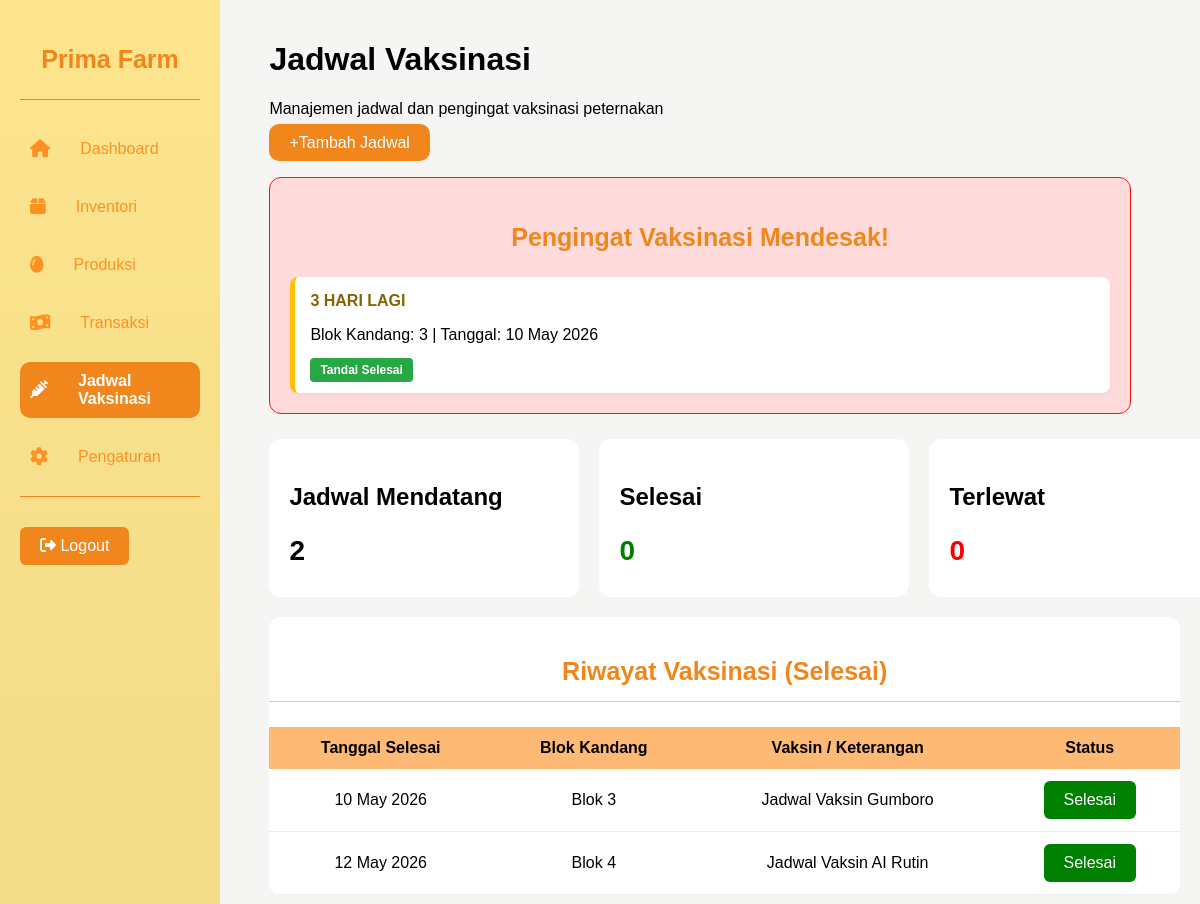
The page /menu_jadwalvaksinasi.php (signed in) on the database as committed earlier.
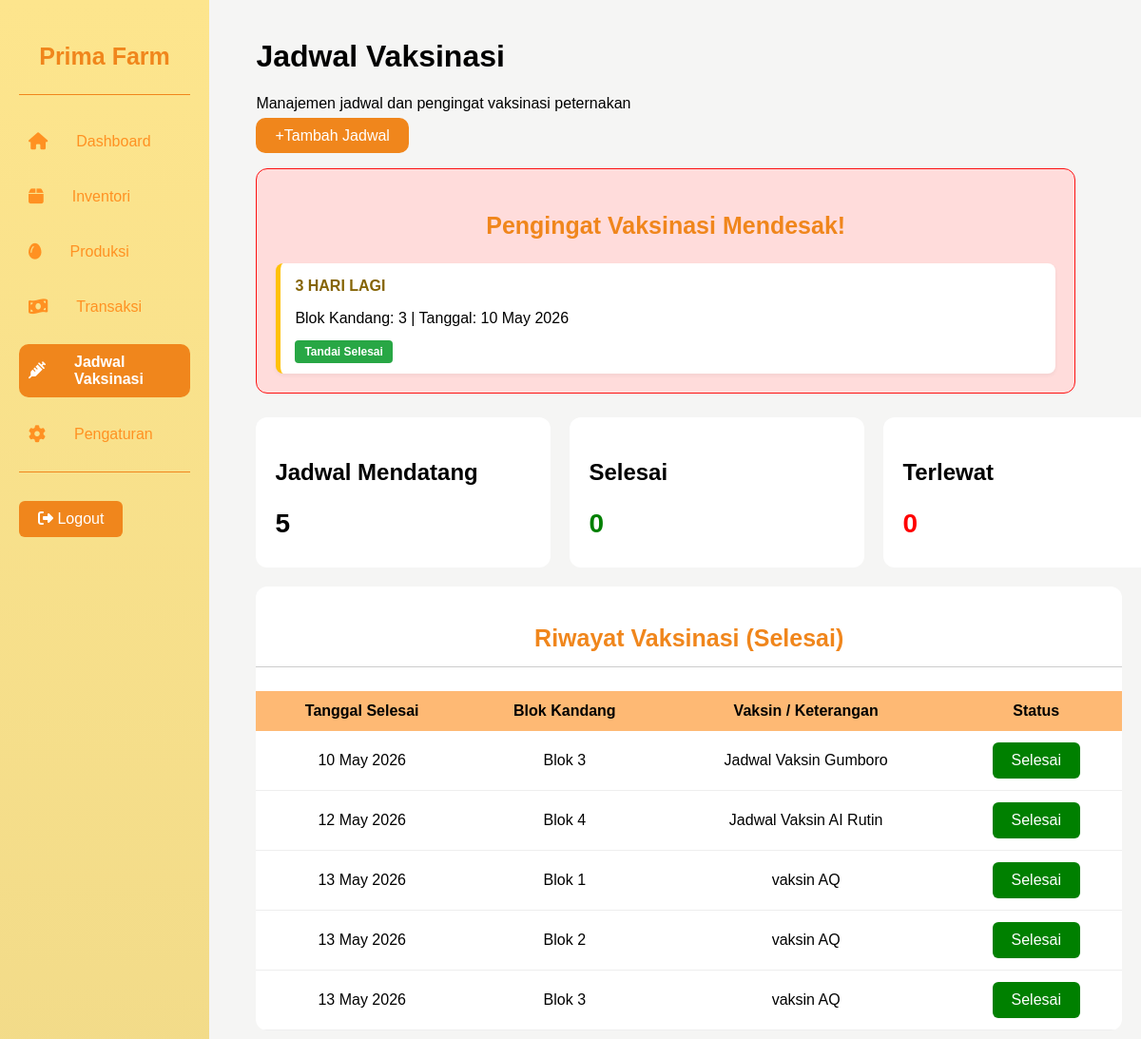
The same page on the database as committed later.
### tables this page shows
CREATE TABLE `jadwal_vaksinasi` (
  `id_jadwal_vaksinasi` int NOT NULL,
  `id_blok_kandang` int NOT NULL,
  `jadwal` date NOT NULL,
  `status` tinyint(1) NOT NULL DEFAULT '0',
  `keterangan` varchar(255) DEFAULT NULL,
  `tgl_selesai` date DEFAULT NULL
);

### menu_jadwalvaksinasi.php (the view, shortened to what this page needs)
<?php
include("koneksi.php");
$query_sql = "
    SELECT
        id_jadwal_vaksinasi,
        id_blok_kandang,
        jadwal,
        status,
        keterangan
    FROM jadwal_vaksinasi
    ORDER BY jadwal ASC
";
$result = mysqli_query($conn, $query_sql);
$today = date('Y-m-d');
$jadwal_mendatang = 0;
$selesai = 0;
$perlu_perhatian = 0;
$data_jadwal = [];
if ($result) {
    while ($row = mysqli_fetch_assoc($result)) {
        $tgl_vaksin = $row['jadwal'];
        $status = $row['status'];
        $diff = strtotime($tgl_vaksin) - strtotime($today);
        $selisih = floor($diff / 86400);
        if ($status == 1) {
            $selesai++;
        } elseif ($selisih < 0) {
            $perlu_perhatian++;
        } else {
            $jadwal_mendatang++;
        }
        $row['selisih'] = $selisih;
        $data_jadwal[] = $row;
    }
}
$query_mendatang = "
    SELECT id_jadwal_vaksinasi, id_blok_kandang, jadwal, keterangan
    FROM jadwal_vaksinasi
    WHERE status = 0 AND jadwal >= CURDATE()
    ORDER BY jadwal ASC
";
$result_mendatang = mysqli_query($conn, $query_mendatang);
?>
<!DOCTYPE html>
<html lang="id">
<head>
    <link rel="stylesheet" href="menu.css">
    <link rel="stylesheet" href="vaksinasi.css">
</head>
<body>
    <div class="container">
        <?php $active = 'jadwal'; ?>
        <?php include("sidebar.php"); ?>
        <main>
            <h1>Jadwal Vaksinasi</h1>
            <p>Manajemen jadwal dan pengingat vaksinasi peternakan</p>
            <a href="jadwalvaksinasi.php" class="btn-tambah">+Tambah Jadwal</a>
            <div class="vaksinasi">
                <div class="warning-box">
                    <h3>Pengingat Vaksinasi Mendesak!</h3>
                    <?php
                    foreach ($data_jadwal as $j):
                        if ($j['selisih'] >= 0 && $j['selisih'] <= 3 && $j['status'] == 0):
                            ?>
                            <div class="warning-card">
                                <strong style="color: #856404;">
                                    <?= ($j['selisih'] == 0) ? "HARI INI" : $j['selisih'] . " HARI LAGI"; ?>
                                </strong>
                                <p>Blok Kandang:
                                    <?= $j['id_blok_kandang']; ?> | Tanggal:
                                    <?= date('d M Y', strtotime($j['jadwal'])); ?>
                                </p>
                                <a href="proses_selesai.php?id=<?= $j['id_jadwal_vaksinasi']; ?>" class="btn-hijau">Tandai
                                    Selesai</a>
                            </div>
                            <?php
                        endif;
                    endforeach;
                    ?>
                </div>
                <div class="card-container">
                    <div class="card">
                        <p>Jadwal Mendatang</p>
                        <h2>
                            <?= $jadwal_mendatang ?>
                        </h2>
                    </div>
                    <div class="card">
                        <p>Selesai</p>
                        <h2 class="hijau">
                            <?= $selesai ?>
                        </h2>
                    </div>
                    <div class="card">
                        <p>Terlewat</p>
                        <h2 class="merah">
                            <?= $perlu_perhatian ?>
                        </h2>
                    </div>
                </div>
                <section class="list-container">
                    <div class="table-box">
                        <h3>Riwayat Vaksinasi (Selesai)</h3>
                        <table>
                            <thead>
                                <tr>
                                    <th>Tanggal Selesai</th>
                                    <th>Blok Kandang</th>
                                    <th>Vaksin / Keterangan</th>
                                    <th style="text-align: center;">Status</th>
                                </tr>
                            </thead>
                            <tbody>
                                <?php if (mysqli_num_rows($result_mendatang) > 0): ?>
                                    <?php while ($row = mysqli_fetch_assoc($result_mendatang)): ?>
                                        <tr>
                                            <td>
                                                <?= date('d M Y', strtotime($row['jadwal'])); ?>
                                            </td>
                                            <td>
                                                <span>Blok
                                                    <?= $row['id_blok_kandang']; ?>
                                                </span>
                                            </td>
                                            <td>
                                                <?= $row['keterangan']; ?>
                                                </td>
                                                <td>
                                                    <a class="selesai" href="proses_selesai.php?id=<?= $row['id_jadwal_vaksinasi']; ?>"
                                                        onclick="return confirm('Tandai jadwal ini sebagai SELESAI?')">
                                                        Selesai
                                                    </a>
                                                    </td>
                                        </tr>
                                    <?php endwhile; ?>
                                <?php endif; ?>
                            </tbody>
                        </table>
                    </div>
                </section>
            </div>
        </main>
    </div>
</body>
</html>

### sidebar.php
<link rel="stylesheet" href="menu.css">
<link rel="stylesheet" href="https://cdnjs.cloudflare.com/ajax/libs/font-awesome/6.5.0/css/all.min.css">
<aside>
    <h3>Prima Farm</h3>
    <hr>
    <nav>
        <ul>
            <li>
                <a href="dashboard.php" class="<?= ($active == 'dashboard') ? 'active' : '' ?>">
                    <i class="fas fa-home"></i>
                    <span> Dashboard</span>
                </a>
            </li>
            <li>
                <a href="menu_inventori.php" class="<?= ($active == 'inventori') ? 'active' : '' ?>">
                    <i class="fas fa-box"></i>
                    <span> Inventori</span>
                </a>
            </li>
            <li>
                <a href="menu_produksi.php" class="<?= ($active == 'produksi') ? 'active' : '' ?>">
                    <i class="fas fa-egg"></i>
                    <span> Produksi</span>
                </a>
            </li>
            <li>
                <a href="menu_transaksi.php" class="<?= ($active == 'transaksi') ? 'active' : '' ?>">
                    <i class="fas fa-money-bill-wave"></i>
                    <span> Transaksi</span>
                </a>
            </li>
            <li>
                <a href="menu_jadwalvaksinasi.php" class="<?= ($active == 'jadwal') ? 'active' : '' ?>">
                    <i class="fas fa-syringe"></i>
                    <span> Jadwal Vaksinasi</span>
                </a>
            </li>
            <li>
                <a href="pengaturan.php" class="<?= ($active == 'pengaturan') ? 'active' : '' ?>">
                    <i class="fas fa-cog"></i>
                    <span> Pengaturan</span>
                </a>
            </li>
        </ul>
    </nav>
    <hr>
    <a href="logout.php" class="logout-button" onclick="return confirm('Yakin ingin keluar?')">
        <i class="fas fa-right-from-bracket"></i>
        <span> Logout</span>
    </a>
</aside>

### menu.css (style rules this page uses)
body { background-color: rgb(245, 245, 244); font-family: Arial, sans-serif; margin: 0; }
.container { display: grid; grid-template-columns: 220px auto; height: 100vh; overflow: hidden; }
aside { background-image: linear-gradient(to bottom, #fde58d, #F2DB89); padding: 20px; height: 100vh; overflow-y: auto; }
main { overflow-y: auto; padding: 20px; margin-bottom: 3%; }
.container h3 { font-size: 25px; font-weight: bold; color: #f0861c; text-align: center; }
hr { border: none; border-top: 1px solid #f0861c; margin: 10px 0 30px 0; }
aside nav ul { list-style: none; padding: 0; margin: 0; }
aside nav ul li { margin-bottom: 20px; }
aside nav ul li a { display: flex; align-items: center; gap: 30px; color: #ff9122; text-decoration: none; padding: 10px; transition: 0.3s; }
aside nav ul li a i { font-size: 18px; transition: 0.3s; }
aside nav ul li a.active { background-color: #f0861c; color: #fff; border-radius: 10px; font-weight: bold; }
aside nav ul li a.active i { color: #fff; }
main { margin-left: 3%; }
.logout-button { display: inline-block; background-color: #f0861c; color: white; padding: 10px 20px; border-radius: 6px; text-decoration: none; }
.card h2 { font-size: 28px; margin-bottom: 10px; }
.card p { font-size: 24px; font-weight: bold; }
.card h2 { font-size:28px; margin-top:5px; }
.hijau { color:green; }
.table-box { background:white; border-radius:12px; overflow:hidden; margin-top:20px; width: 100%; }
.table-box h3 { padding:15px; border-bottom:1px solid #ccc; }
table { width:100%; border-collapse:collapse; }
tr td { border-bottom:1px solid #eee; }
th, td { padding:12px; text-align:center; }
thead { background: #feb974; }
.btn-tambah { text-decoration: none; background:#f0861c; color:white; border:none; padding:10px 20px; border-radius:10px; cursor:pointer; margin-right: 20px; margin-top: 10px; }
.btn-hijau { background:#1f8b3a; color:white; text-decoration: none; border:none; padding:10px 20px; border-radius:10px; cursor:pointer; margin-right: 20px; }
.card-container { display:flex; gap:20px; margin:20px 0; }
.card { background:#ffffff; padding:20px; border-radius:12px; min-width:270px; }
.merah { color:red; }
.warning-box { background:#ffe3e3; border:2px solid #ff6b6b; padding:20px; border-radius:10px; margin-top:20px; width: 100%; }
.warning-card { background:white; padding:15px; border-radius:8px; margin-top:10px; }
.selesai { display: inline-block; background-color: green; color: white; padding: 10px 20px; border-radius: 6px; text-decoration: none; text-align: center; }

### vaksinasi.css (style rules this page uses)
body .vaksinasi .warning-box { background: #ffdcdb !important; padding: 20px !important; border-radius: 12px !important; border: 1px solid #fc1111 !important; max-width: 90% !important; width: 900px !important; margin: 25px 0 25px 0 !important; }
.vaksinasi .warning-card { background: white !important; padding: 15px !important; margin-top: 10px !important; border-left: 5px solid #ffc107 !important; border-radius: 8px !important; box-shadow: 0 2px 4px rgba(0, 0, 0, 0.05) !important; }
.vaksinasi .btn-hijau { background: #28a745; color: white; padding: 8px 16px; text-decoration: none; border-radius: 6px; font-size: 13px; font-weight: 600; transition: background 0.2s; white-space: nowrap; }
.vaksinasi .merah { color: red; }
.vaksinasi .hijau { color: green; }
.vaksinasi .btn-hijau { background: #28a745; color: white; padding: 5px 10px; text-decoration: none; border-radius: 4px; font-size: 12px; }

Rows that differ between the two databases and show on the page:
added jadwal_vaksinasi: jadwal "13 May 2026", id_blok_kandang "1", keterangan "vaksin AQ", shown under "Riwayat Vaksinasi (Selesai)"
added jadwal_vaksinasi: jadwal "13 May 2026", id_blok_kandang "2", keterangan "vaksin AQ", shown under "Riwayat Vaksinasi (Selesai)"
added jadwal_vaksinasi: jadwal "13 May 2026", id_blok_kandang "3", keterangan "vaksin AQ", shown under "Riwayat Vaksinasi (Selesai)"
Other text that changed with them:
$jadwal_mendatang: "2" → "5"
